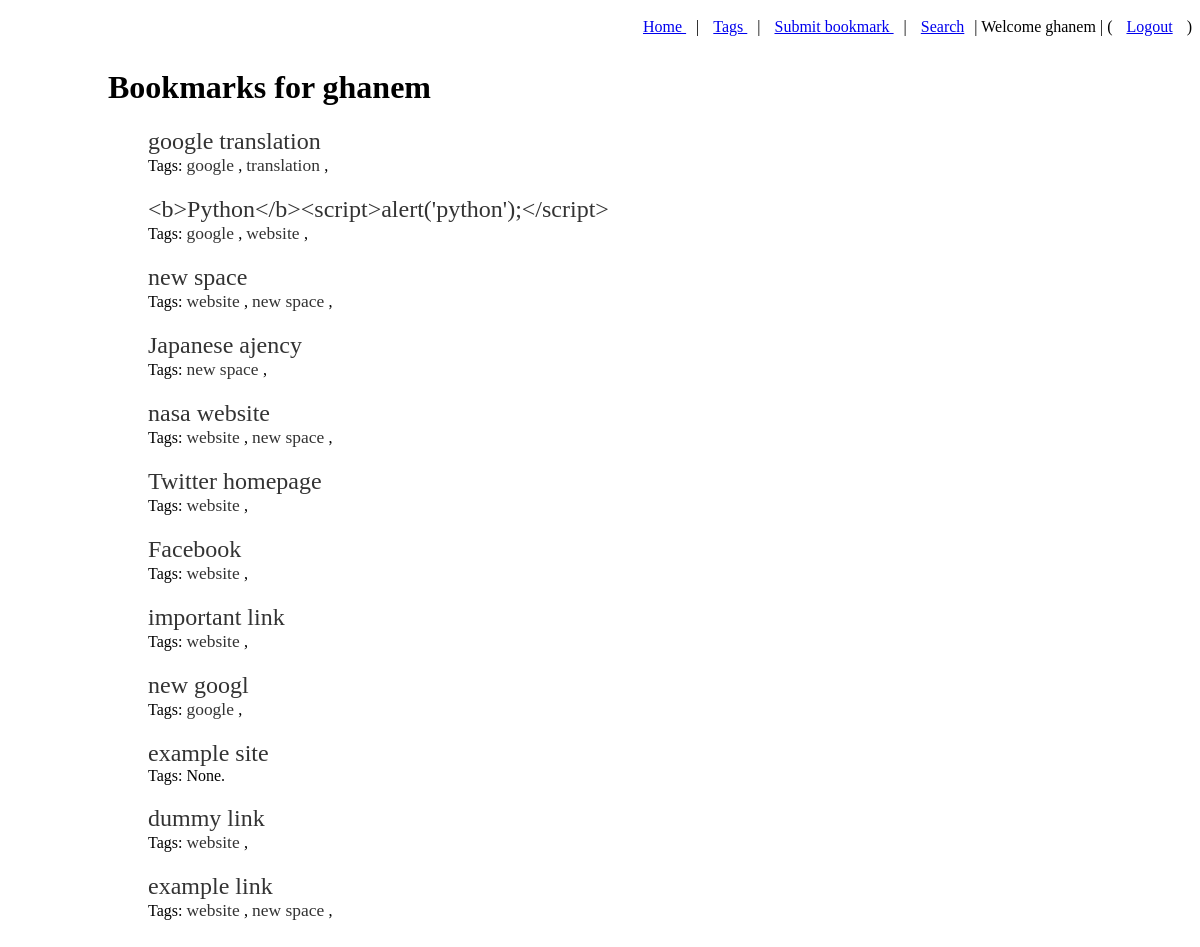
The page /user/ghanem/ (signed in) on the database its author committed.
### bookmarks/models.py (models this page shows, shortened)
class Bookmark(models.Model):
    user = models.ForeignKey(User, related_name='bookmarks')
    link = models.ForeignKey(Link, related_name='link')
    title = models.CharField(max_length=200)

class Tag(models.Model):
    name = models.CharField(max_length = 64, unique = True)
    bookmarks = models.ManyToManyField(Bookmark, related_name='tags')

### bookmarks/views.py (the view)
# urls.py: url(r'^user/(\w+)/$', views.user_page, name='user_page'),
def user_page(request, username):
    user = get_object_or_404(User, username=username)
    bookmarks = user.bookmarks.order_by('-id')
    context = {
        'username':username,
        'bookmarks':bookmarks,
        'show_tags':True
    }
    return render(request,'bookmarks/user_page.html', context)

### bookmarks/templates/bookmarks/user_page.html (shortened to what this page needs)
{% extends "base.html" %}
{% block head %}
    Bookmarks for {{username}}
{% endblock head %}
{% block content %}
{% include "bookmarks/bookmark_list.html" %}
{% endblock content %}

### templates/base.html (shortened to what this page needs)
{% load staticfiles %}
<!DOCTYPE html>
<html lang="en">
<head>
    <link rel="stylesheet" href="{% static 'css/main.css' %}">
</head>
<body>
    <div id="nav">
        <a href="{% url 'home' %}">Home </a><span>|</span>
        <a href="{% url 'tags_page' %}">Tags </a><span>|</span>
        {% if user.is_authenticated %}
        <a href="{% url 'save' %}">Submit bookmark </a><span>|</span>
        <a href="{% url 'search_page' %}">Search</a><span>|</span>
        Welcome {{user.username}} <span>|</span>
        ( <a href="{% url 'logout' %}">Logout</a> )
        {% else %}
        <a href="{% url 'login' %}">Login </a><span>|</span>
        <a href="{% url 'signup' %}">Sign up</a>
        {% endif %}
    </div>
    <div class="container">
        <h1>{% block head %}{% endblock head %}</h1>
        {% block content %}{% endblock content %}
    </div>
</body>
</html>

### bookmarks/templates/bookmarks/bookmark_list.html (shortened to what this page needs)
{% if bookmarks %}
<ul class="bookmarks">
    {% for bookmark in bookmarks %}
    <li class="bookmark">
        <a target="_blank" href="{{bookmark.link.url}}" class="title">
            {{bookmark.title}}
        </a> <br>
        {% if show_tags %}
        Tags:
        {% if bookmark.tags.all %}
        <ul class="tags">
            {% for tag in bookmark.tags.all %}
            <li class="tag-name">
                <a href="{% url 'tag_page' tag.pk %}">
                    {{tag.name}}
                </a>
            </li> ,
            {% endfor %}
        </ul>
        {% else %}
        None.
        {% endif %}
        <br>
        {% endif %}
    </li>
    {% endfor %}
</ul>
{% else %}
<p>No bookmarks found</p>
{% endif %}

### static/css/main.css (style rules this page uses)
ul li { list-style: none; }
#nav { float: right; padding-top: 10px; }
#nav a { padding-right: 10px; padding-left: 10px; }
.container { padding-top: 40px; padding-right: 100px; padding-left: 100px; }
ul.tags, ul.tags li { display: inline; margin: 0; padding: 0; }
ul.tags { margin-top: 15px; }
.bookmark { padding-bottom: 20px; }
.title { font-size: 1.5em !important; }
.tag-name a, .title { text-decoration: none; font-size: 1.09em; color: #333333; }

### rows shown on the page
Bookmark: title "google translation"
Tag: name "google"
Tag: name "translation"
Bookmark: title "<b>Python</b><script>alert('python');</script>"
Tag: name "website"
Bookmark: title "new space"
Tag: name "new space"
Bookmark: title "Japanese ajency"
Bookmark: title "nasa website"
Tag: name "website"
Bookmark: title "Twitter homepage"
Bookmark: title "Facebook"
Bookmark: title "important link"
Bookmark: title "new googl"
Bookmark: title "example site", shows "None."
Bookmark: title "dummy link"
Bookmark: title "example link"

### other values the page prints
{{ user.username }} "ghanem"
{{ username }} "ghanem"
